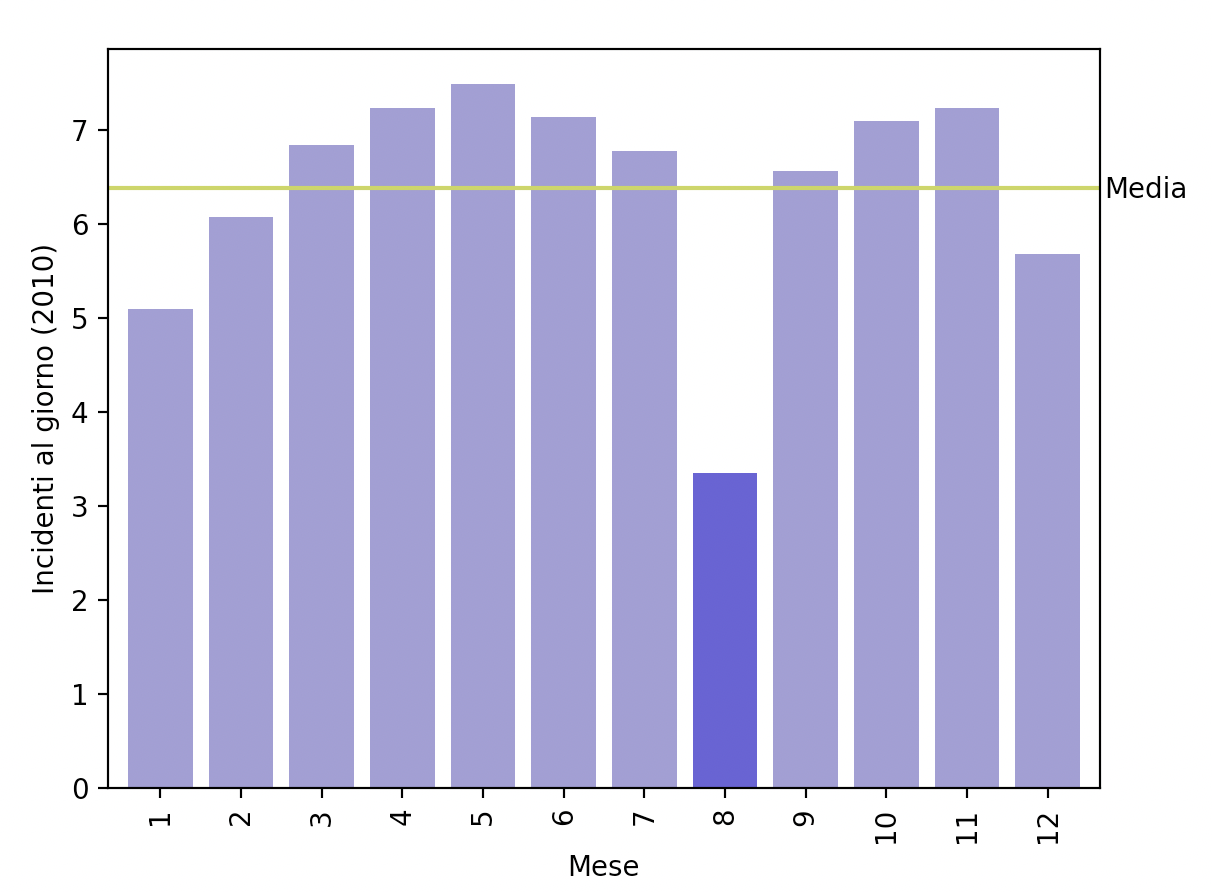

Write the Python code that produced this figure.

import pandas as pd
import matplotlib.pyplot as plt

path = "dataset/incidenti/incidenti_2010.txt"
data = pd.read_csv(path, sep="\t")

milano_mese = data[data['provincia'] == 15]['mese'].value_counts().sort_index()

index = 0
for giorni_in_mese in [31, 28, 31, 30, 31, 30, 31, 31, 30, 31, 30, 31]:
    milano_mese.iloc[index] /= giorni_in_mese
    index += 1

media = milano_mese.mean()

color_ls = ['#928ace']*12
color_ls[7] = '#5747d1'

plt.xlabel("Mese")
plt.ylabel("Incidenti al giorno (2010)")
plt.plot([-1, 100], [media, media], color='#c0d147', label='Media')
plt.text(11.7,media - 0.1,'Media')
milano_mese.plot.bar(width=0.8, color=color_ls)
plt.show()

# Quanto scendono gli incidenti in Agosto (Numericamente) 
# Lo faccio per ogni anno

agosto = milano_mese.iloc[7]

def variazione_perc(x : float, y : float) -> float: 
    return (y / x) * 100 -100

var_2010 = variazione_perc(media, agosto)
#print(var_2010) = 47.4%

# Sono incidenti al giorno, se guardo incidenti al mese?
#print(variazione_perc(media, agosto)) = -1.56

# Invece rispetto a luglio e settembre?

#print(variazione_perc(milano_mese.iloc[6], agosto)) = -50.4%
#print(variazione_perc(agosto, milano_mese.iloc[8])) = 95.7%

# Vale per tutti gli anni?

# path = "dataset/incidenti/incidenti_"
# for year in range(2011, 2014):
#     dati = pd.read_csv(path + str(year) + ".txt", sep='\t', encoding='latin1')
#     milano_mese = dati[dati['provincia'] == 15]['mese'].value_counts().sort_index()

#     index = 0
#     for giorni_in_mese in [31, 28, 31, 30, 31, 30, 31, 31, 30, 31, 30, 31]:
#         milano_mese.iloc[index] /= giorni_in_mese
#         index += 1

#     media = milano_mese.mean()
#     agosto = milano_mese.iloc[7]

#     print(str(year) + ": " + str(variazione_perc(media, agosto)))

# 2011: -35.14
# 2012: -45.46
# 2013: -41.37

# Gli altri anni non hanno più il mese dell'incidente, solo il trimestre
